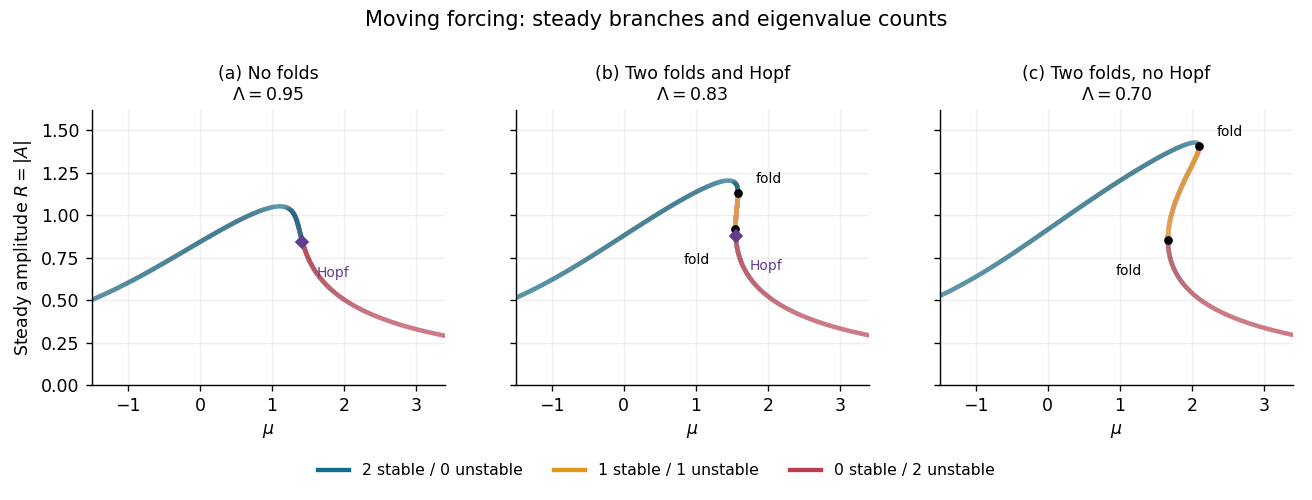

The script that saved this image:
"""Original forced-amplitude diagrams; Python 3.14, NumPy 2.3.5, Matplotlib 3.10.7.

Run from the desired output directory. The sole image output is a CWD basename.
MPLCONFIGDIR is controlled by the caller and is never changed here.
"""
from pathlib import Path
import numpy as np
import matplotlib
matplotlib.use('Agg')
import matplotlib.pyplot as plt
from matplotlib.collections import LineCollection
from matplotlib.lines import Line2D

OUTPUT = Path('paper-60-forced-amplitude-branches.png')
COLORS = ['#126b8a', '#df981d', '#bb3d51']


def positive_real_roots(coefficients):
    roots = np.roots(coefficients)
    return sorted(r.real for r in roots if abs(r.imag) < 1e-7 and r.real > 0)


def main():
    fig, axes = plt.subplots(1, 3, figsize=(10.5, 4.0), dpi=125, sharey=True)
    for ax, detuning, heading in zip(axes, [0.95, 0.83, 0.70], ['(a) No folds', '(b) Two folds and Hopf', '(c) Two folds, no Hopf']):
        intensity = np.linspace(0.002, 1.0 / detuning**2, 12001)
        for branch_sign in [-1, 1]:
            parameter = intensity + branch_sign * np.sqrt(np.maximum(1.0 / intensity - detuning**2, 0.0))
            radius = np.sqrt(intensity)
            points = np.column_stack([parameter, radius])
            midpoint_s = (intensity[1:] + intensity[:-1]) / 2
            midpoint_mu = (parameter[1:] + parameter[:-1]) / 2
            trace = 2 * (midpoint_mu - 2 * midpoint_s)
            determinant = (midpoint_mu - 3 * midpoint_s) * (midpoint_mu - midpoint_s) + detuning**2
            status = np.where(determinant < 0, 1, np.where(trace < 0, 0, 2))
            segments = np.stack([points[:-1], points[1:]], axis=1)
            ax.add_collection(LineCollection(segments, colors=[COLORS[i] for i in status], linewidths=2.5))
        if detuning < np.sqrt(3) / 2:
            folds = positive_real_roots([4 * detuning**2, -4, 0, 0, 1])
            for s in folds:
                mu = s + 1 / (2 * s**2)
                ax.plot(mu, np.sqrt(s), 'o', color='black', markersize=4.0)
                offset = (-30, -20) if s < 1 else (10, 6)
                ax.annotate('fold', (mu, np.sqrt(s)), xytext=offset, textcoords='offset points', fontsize=8)
        if detuning > 2**(-1 / 3):
            s = positive_real_roots([1, 0, detuning**2, -1])[0]
            ax.plot(2 * s, np.sqrt(s), 'D', color='#613c8e', markersize=5)
            ax.annotate('Hopf', (2 * s, np.sqrt(s)), xytext=(8, -20), textcoords='offset points', fontsize=8, color='#613c8e')
        ax.set_title(heading + '\n' + rf'$\Lambda={detuning:.2f}$', fontsize=10)
        ax.set_xlim(-1.5, 3.4)
        ax.set_ylim(0, 1.62)
        ax.set_xlabel(r'$\mu$')
        ax.grid(alpha=0.20)
        ax.spines[['top', 'right']].set_visible(False)
    axes[0].set_ylabel(r'Steady amplitude $R=|A|$')
    handles = [Line2D([0], [0], color=c, lw=2.5, label=text) for c, text in zip(COLORS, ['2 stable / 0 unstable', '1 stable / 1 unstable', '0 stable / 2 unstable'])]
    fig.legend(handles=handles, loc='lower center', ncol=3, fontsize=9, frameon=False, bbox_to_anchor=(0.5, 0.015))
    fig.suptitle('Moving forcing: steady branches and eigenvalue counts', fontsize=12)
    fig.subplots_adjust(left=0.07, right=0.985, top=0.78, bottom=0.23, wspace=0.20)
    fig.savefig(OUTPUT, facecolor='white', transparent=False)
    plt.close(fig)


if __name__ == '__main__':
    main()
